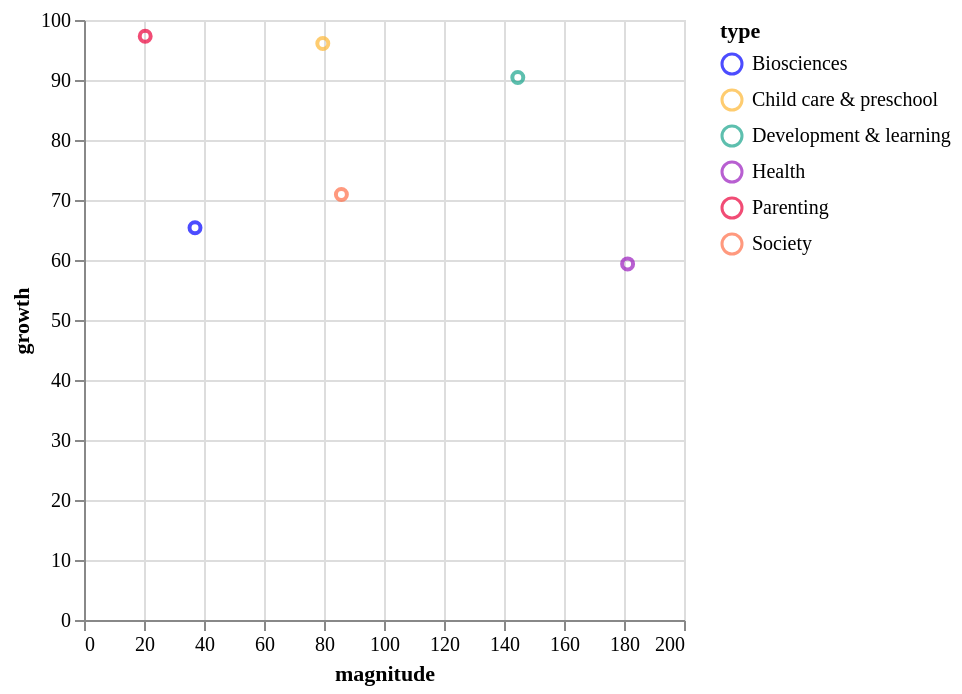

The code cell stored with this chart in its notebook:
### Code cell
fig = trends_chart(openalex_application_trends)
fig

### Figure 1 — Vega-Lite specification as saved in the notebook (floating-point values rounded to 4 significant figures)
{"config": {"title": {"font": "Averta", "anchor": "start"}, "subtitle": {"font": "Averta"}, "axis": {"labelFont": "Averta", "titleFont": "Averta"}, "header": {"labelFont": "Averta", "titleFont": "Averta"}, "legend": {"labelFont": "Averta", "titleFont": "Averta"}, "range": {"category": ["#0000FF", "#FDB633", "#18A48C", "#9A1BBE", "#EB003B", "#FF6E47", "#646363", "#0F294A", "#97D9E3", "#A59BEE", "#F6A4B7", "#D2C9C0", "#FFFFFF", "#000000"], "ordinal": {"scheme": ["#0000FF", "#FDB633", "#18A48C", "#9A1BBE", "#EB003B", "#FF6E47", "#646363", "#0F294A", "#97D9E3", "#A59BEE", "#F6A4B7", "#D2C9C0", "#FFFFFF", "#000000"]}}}, "data": {"name": "data-4ead0deb2704a1a408ea65d2a6982626"}, "mark": {"type": "point"}, "encoding": {"color": {"field": "type", "type": "nominal"}, "tooltip": [{"field": "type", "type": "nominal"}, {"field": "magnitude", "type": "quantitative"}, {"field": "growth", "type": "quantitative"}], "x": {"field": "magnitude", "type": "quantitative"}, "y": {"field": "growth", "type": "quantitative"}}, "$schema": "https://vega.github.io/schema/vega-lite/v5.17.0.json", "datasets": {"data-4ead0deb2704a1a408ea65d2a6982626": [{"type": "Biosciences", "counts": 185, "counts_prop": 0.074, "magnitude": 37.0, "growth": 65.38}, {"type": "Child care & preschool", "counts": 398, "counts_prop": 0.16, "magnitude": 79.6, "growth": 96.08}, {"type": "Development & learning", "counts": 723, "counts_prop": 0.29, "magnitude": 144.6, "growth": 90.41}, {"type": "Health", "counts": 906, "counts_prop": 0.363, "magnitude": 181.2, "growth": 59.35}, {"type": "Parenting", "counts": 102, "counts_prop": 0.041, "magnitude": 20.4, "growth": 97.3}, {"type": "Society", "counts": 429, "counts_prop": 0.172, "magnitude": 85.8, "growth": 70.93}]}}
